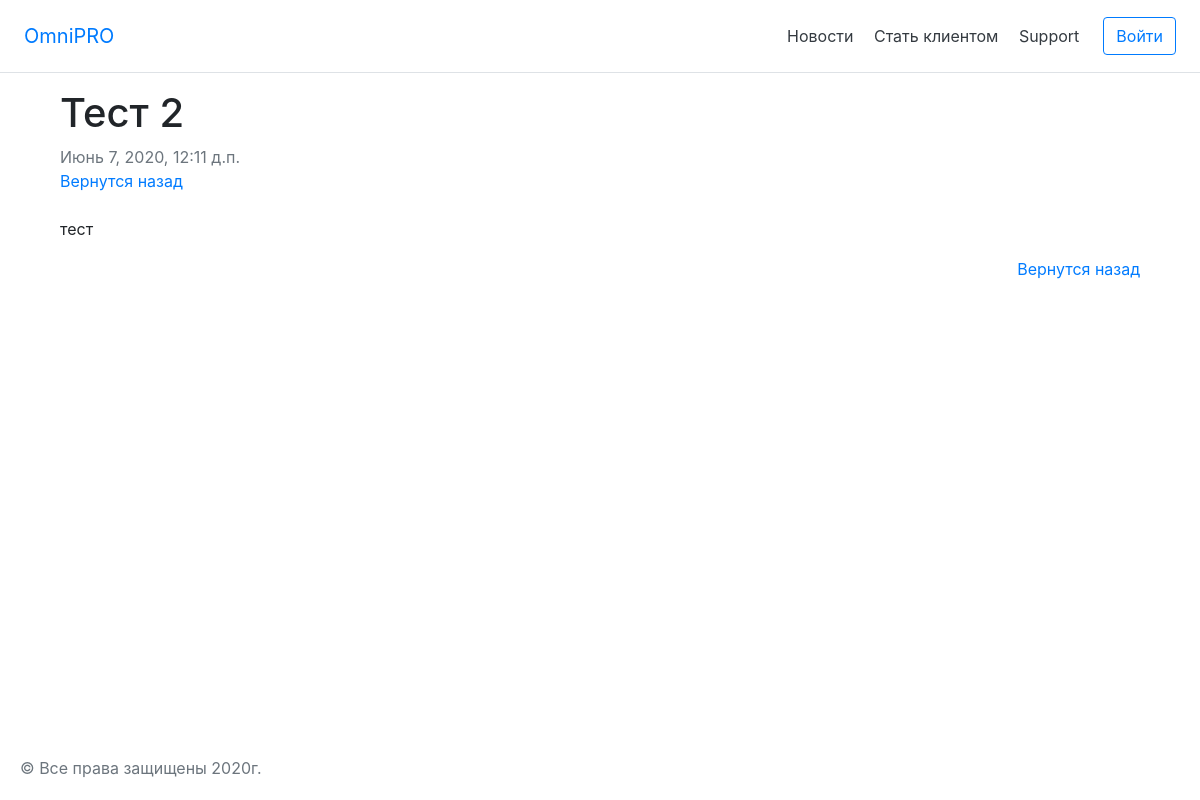
The page /news/detail/2 on the database its author committed.
### News/models.py (models this page shows, shortened)
class News(models.Model):
    title = models.CharField(max_length=128, verbose_name='Название Новости')
    date = models.DateTimeField(auto_now_add=True)
    post = models.TextField(verbose_name='Текст')
    isHidden = models.BooleanField(default=False)
    class Meta:
        verbose_name = 'Новость'
        verbose_name_plural = 'Новости'

### News/views.py (the view)
# urls.py: path('news/detail/<int:pk>', newsViews.detailNewsView.as_view(), name='detail'),
class detailNewsView(DetailView):
    model = News
    template_name = 'News/detail.html'
    context_object_name = 'get_news'

### templates/News/detail.html (shortened to what this page needs)
{% extends 'wapper.html' %}
{% block content %}
    <div class="container">
        <h1>{{ get_news.title }}</h1>
        <span class="text-muted"> {{ get_news.date }}</span>
        <br>
        <a href="../"> Вернутся назад</a> <br><br>
        <p class="text-justify">{{ get_news.post }}</p>
        <a class="float-right" href="../"> Вернутся назад</a>
    </div>
{% endblock %}

### rows shown on the page
News: title "Тест 2", date "Июнь 7, 2020, 12:11 д.п.", post "тест"
